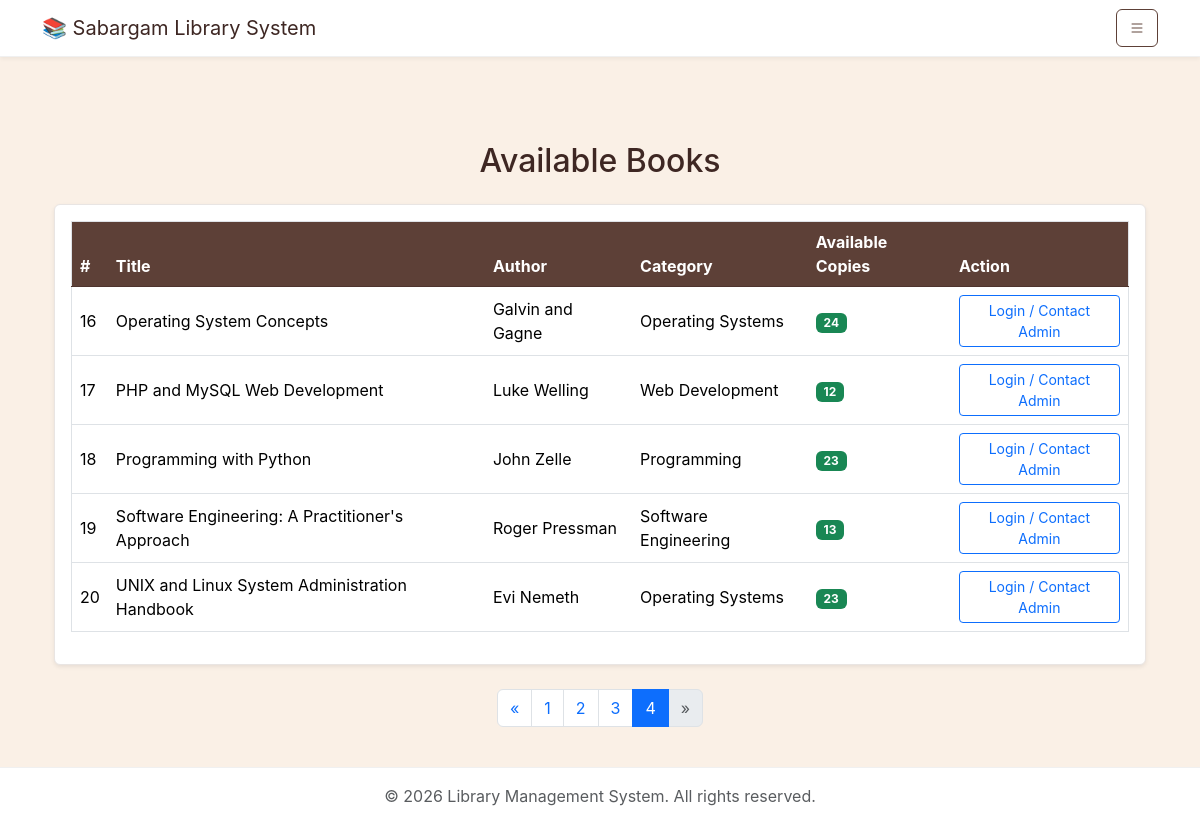
The page /view-books.php?page=4 on the database its author committed.
### tables this page shows
CREATE TABLE `books` (
  `id` int(11) NOT NULL,
  `title` varchar(255) NOT NULL,
  `author` varchar(100) NOT NULL,
  `isbn` varchar(30) NOT NULL,
  `category` varchar(100) DEFAULT NULL,
  `copies` int(11) DEFAULT 1 CHECK (`copies` >= 0),
  `added_on` timestamp NOT NULL DEFAULT current_timestamp()
);

### public/view-books.php (the view, shortened to what this page needs)
<?php
require_once('../includes/db_connect.php');
require_once('../includes/header.php');
$limit = 5;
$page = isset($_GET['page']) && is_numeric($_GET['page']) ? (int)$_GET['page'] : 1;
$total_result = $conn->query("SELECT COUNT(*) AS total FROM books WHERE copies > 0");
$total_rows = $total_result->fetch_assoc()['total'];
$total_pages = ceil($total_rows / $limit);
$offset = ($page - 1) * $limit;
$sql = "SELECT id, title, author, isbn, category, copies FROM books WHERE copies > 0 ORDER BY title ASC LIMIT ? OFFSET ?";
$stmt = $conn->prepare($sql);
$stmt->bind_param("ii", $limit, $offset);
$stmt->execute();
$result = $stmt->get_result();
?>
<div class="container mt-5">
    <h2 class="mb-4 text-center">Available Books</h2>
    <div class="card shadow-sm">
        <div class="card-body">
            <div class="table-responsive">
                <table class="table table-hover align-middle">
                    <thead class="table-dark">
                        <tr>
                            <th scope="col">#</th>
                            <th scope="col">Title</th>
                            <th scope="col">Author</th>
                            <th scope="col">Category</th>
                            <th scope="col">Available Copies</th>
                            <th scope="col">Action</th>
                        </tr>
                    </thead>
                    <tbody>
                        <?php if ($result && $result->num_rows > 0): ?>
                            <?php $i = $offset + 1; while ($book = $result->fetch_assoc()): ?>
                                <tr>
                                    <td><?php echo $i++; ?></td>
                                    <td><?php echo htmlspecialchars($book['title']); ?></td>
                                    <td><?php echo htmlspecialchars($book['author']); ?></td>
                                    <td><?php echo htmlspecialchars($book['category']); ?></td>
                                    <td>
                                        <span class="badge bg-success"><?php echo htmlspecialchars($book['copies']); ?></span>
                                    </td>
                                    <td>
                                        <?php if (isset($_SESSION['student_id'])): ?>
                                            <span class="text-muted">Contact Admin to Issue</span>
                                        <?php else: ?>
                                            <a href="login.php" class="btn btn-sm btn-outline-primary">Login / Contact Admin</a>
                                        <?php endif; ?>
                                    </td>
                                </tr>
                            <?php endwhile; ?>
                        <?php else: ?>
                            <tr>
                                <td colspan="6" class="text-center text-muted py-4">No books are currently available.</td>
                            </tr>
                        <?php endif; ?>
                    </tbody>
                </table>
            </div>
        </div>
    </div>
    <?php if ($total_pages > 1): ?>
        <nav aria-label="Page navigation" class="mt-4">
            <ul class="pagination justify-content-center">
                <li class="page-item <?php echo ($page <= 1) ? 'disabled' : ''; ?>">
                    <a class="page-link" href="?page=<?php echo $page - 1; ?>" aria-label="Previous">
                        <span aria-hidden="true">&laquo;</span>
                    </a>
                </li>
                <?php
                $start = max(1, $page - 2);
                $end = min($total_pages, $page + 2);
                if ($start > 1) {
                    echo '<li class="page-item"><a class="page-link" href="?page=1">1</a></li>';
                }
                for ($i_link = $start; $i_link <= $end; $i_link++) {
                    echo '<li class="page-item ' . (($i_link == $page) ? 'active' : '') . '"><a class="page-link" href="?page=' . $i_link . '">' . $i_link . '</a></li>';
                }
                ?>
                <li class="page-item <?php echo ($page >= $total_pages) ? 'disabled' : ''; ?>">
                    <a class="page-link" href="?page=<?php echo $page + 1; ?>" aria-label="Next">
                        <span aria-hidden="true">&raquo;</span>
                    </a>
                </li>
            </ul>
        </nav>
    <?php endif; ?>
    </div>
<?php require_once('../includes/footer.php'); ?>

### assets/css/style.css (style rules this page uses)
:root { --bg-color: #FAF0E6; --text-color: #3E2723; --card-bg: #ffffff; --card-border: #e9e5e3; --navbar-bg: #ffffff; --navbar-border: #f0f0f0; --navbar-text: #3E2723; --primary-color: #5D4037; --primary-hover: #4E342E; --form-bg: #ffffff; --form-border: #ced4da; --offcanvas-bg: #ffffff; --offcanvas-border: #dee2e6; --hover-bg: #f5efe9; }
body { font-family: 'Inter', sans-serif; background-color: var(--bg-color); color: var(--text-color); padding-top: 70px; transition: background-color 0.2s, color 0.2s; }
.card, table { background-color: var(--card-bg); border: 1px solid var(--card-border); color: var(--text-color); }
thead.table-dark th { background-color: var(--primary-color); border-color: var(--primary-hover) !important; color: #ffffff; }
body { display: flex; flex-direction: column; min-height: 100vh; }

### rows shown on the page
books: title "Operating System Concepts", author "Galvin and Gagne", category "Operating Systems", copies "24"
books: title "PHP and MySQL Web Development", author "Luke Welling", category "Web Development", copies "12"
books: title "Programming with Python", author "John Zelle", category "Programming", copies "23"
books: title "Software Engineering: A Practitioner's Approach", author "Roger Pressman", category "Software Engineering", copies "13"
books: title "UNIX and Linux System Administration Handbook", author "Evi Nemeth", category "Operating Systems", copies "23"
